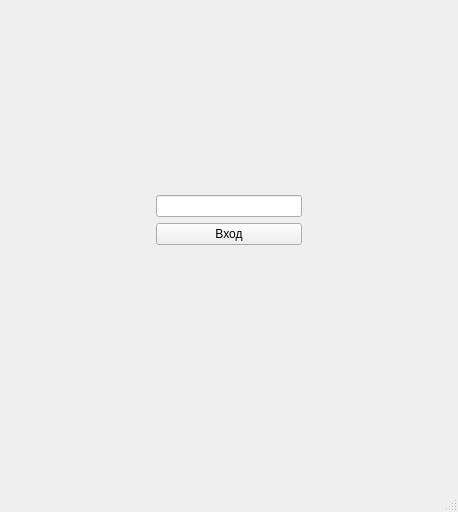
<?xml version="1.0" encoding="UTF-8"?>
<ui version="4.0">
 <class>Authentication</class>
 <widget class="QMainWindow" name="Authentication">
  <property name="geometry">
   <rect>
    <x>0</x>
    <y>0</y>
    <width>458</width>
    <height>512</height>
   </rect>
  </property>
  <property name="windowTitle">
   <string>Authentication</string>
  </property>
  <widget class="QWidget" name="centralwidget">
   <layout class="QVBoxLayout" name="verticalLayout">
    <item>
     <layout class="QGridLayout" name="gridLayout">
      <item row="2" column="1">
       <widget class="QPushButton" name="pushButton">
        <property name="text">
         <string>Вход</string>
        </property>
        <property name="autoRepeat">
         <bool>false</bool>
        </property>
       </widget>
      </item>
      <item row="2" column="0">
       <spacer name="horizontalSpacer">
        <property name="orientation">
         <enum>Qt::Horizontal</enum>
        </property>
        <property name="sizeHint" stdset="0">
         <size>
          <width>40</width>
          <height>20</height>
         </size>
        </property>
       </spacer>
      </item>
      <item row="2" column="2">
       <spacer name="horizontalSpacer_2">
        <property name="orientation">
         <enum>Qt::Horizontal</enum>
        </property>
        <property name="sizeHint" stdset="0">
         <size>
          <width>40</width>
          <height>20</height>
         </size>
        </property>
       </spacer>
      </item>
      <item row="1" column="1">
       <widget class="QLineEdit" name="Password">
        <property name="echoMode">
         <enum>QLineEdit::Password</enum>
        </property>
       </widget>
      </item>
      <item row="0" column="1">
       <spacer name="verticalSpacer">
        <property name="orientation">
         <enum>Qt::Vertical</enum>
        </property>
        <property name="sizeHint" stdset="0">
         <size>
          <width>20</width>
          <height>40</height>
         </size>
        </property>
       </spacer>
      </item>
     </layout>
    </item>
    <item>
     <spacer name="verticalSpacer_2">
      <property name="orientation">
       <enum>Qt::Vertical</enum>
      </property>
      <property name="sizeHint" stdset="0">
       <size>
        <width>20</width>
        <height>40</height>
       </size>
      </property>
     </spacer>
    </item>
   </layout>
  </widget>
  <widget class="QMenuBar" name="menubar">
   <property name="geometry">
    <rect>
     <x>0</x>
     <y>0</y>
     <width>458</width>
     <height>21</height>
    </rect>
   </property>
  </widget>
  <widget class="QStatusBar" name="statusbar"/>
 </widget>
 <resources/>
 <connections/>
</ui>
